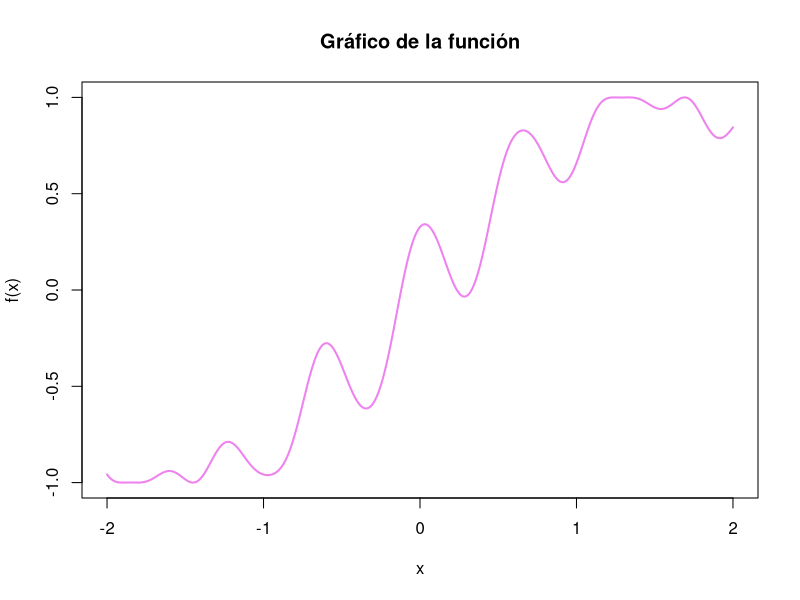
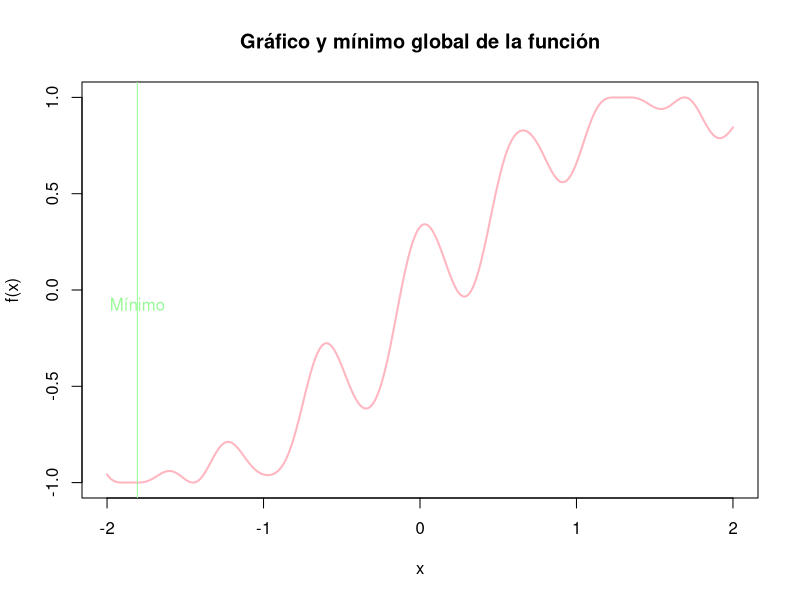
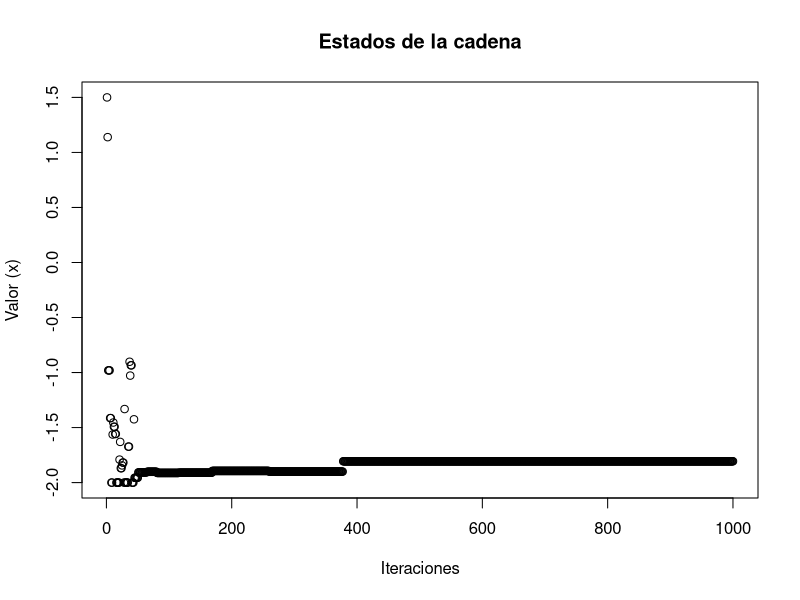

R code for these plots, in order:
#Sea 𝑓(𝑥)=𝑠𝑒𝑛(𝑥+cos(10𝑥)3)𝑝𝑎𝑟𝑎 𝑥𝜖 [−2,2], (11 pts)
#a.Utilizando el algoritmo de recalentamiento simulado estime el mínimo global 
#en [−2,2], con valor inicial en 1.5

fx <- function(x){sin(x + (cos(10*x)/3))} 
curve(fx,col="violet",lwd=2,from=-2,to = 2,n=1000,ylab="f(x)")
title("Gráfico de la función")

recalentamiento_simulado <- function(f,alpha=0.5,s0=0,niter,mini=-Inf,maxi=Inf){ 
  s_n <- s0 
  estados <- rep(0,niter) 
  iter_count <- 0 
  
  for(k in 1:niter){ 
    estados[k]<-s_n 
    T <- (1-alpha)^k
    s_new <- rnorm(1,s_n,1)
    
    if(s_new<mini){
      s_new <- mini
    } 
    
    if(s_new>maxi){
      s_new <- maxi
    } 
    
    dif <- f(s_new)-f(s_n)
    
    if(dif< 0){ 
      s_n <- s_new 
    } else { 
        random <- runif(1,0,1) 
        
        if(random <exp(-dif/T)){ 
          s_n <- s_new 
        } 
        
    } 
    
    iter_count <- iter_count +1
    
  }
  
  return(list(r=s_n,e=estados)) 
}

Resultado <- recalentamiento_simulado(fx,0.1,1.5,1000,-2,2) 
Resultado$r

curve(fx,col="#FFB6C1",lwd=2,from=-2,to = 2,n=1000,ylab="f(x)")
title("Gráfico y mínimo global de la función")
abline(v=Resultado$r,col="#98FB98")
text(Resultado$r, 0, "Mínimo", pos = 1, col = "#98FB98")

#b.Grafique el resultado de los estados donde estuvo la cadena de la estimación 
#del punto a.

plot(Resultado$e, xlab = "Iteraciones", ylab = "Valor (x)", 
     main = "Estados de la cadena")